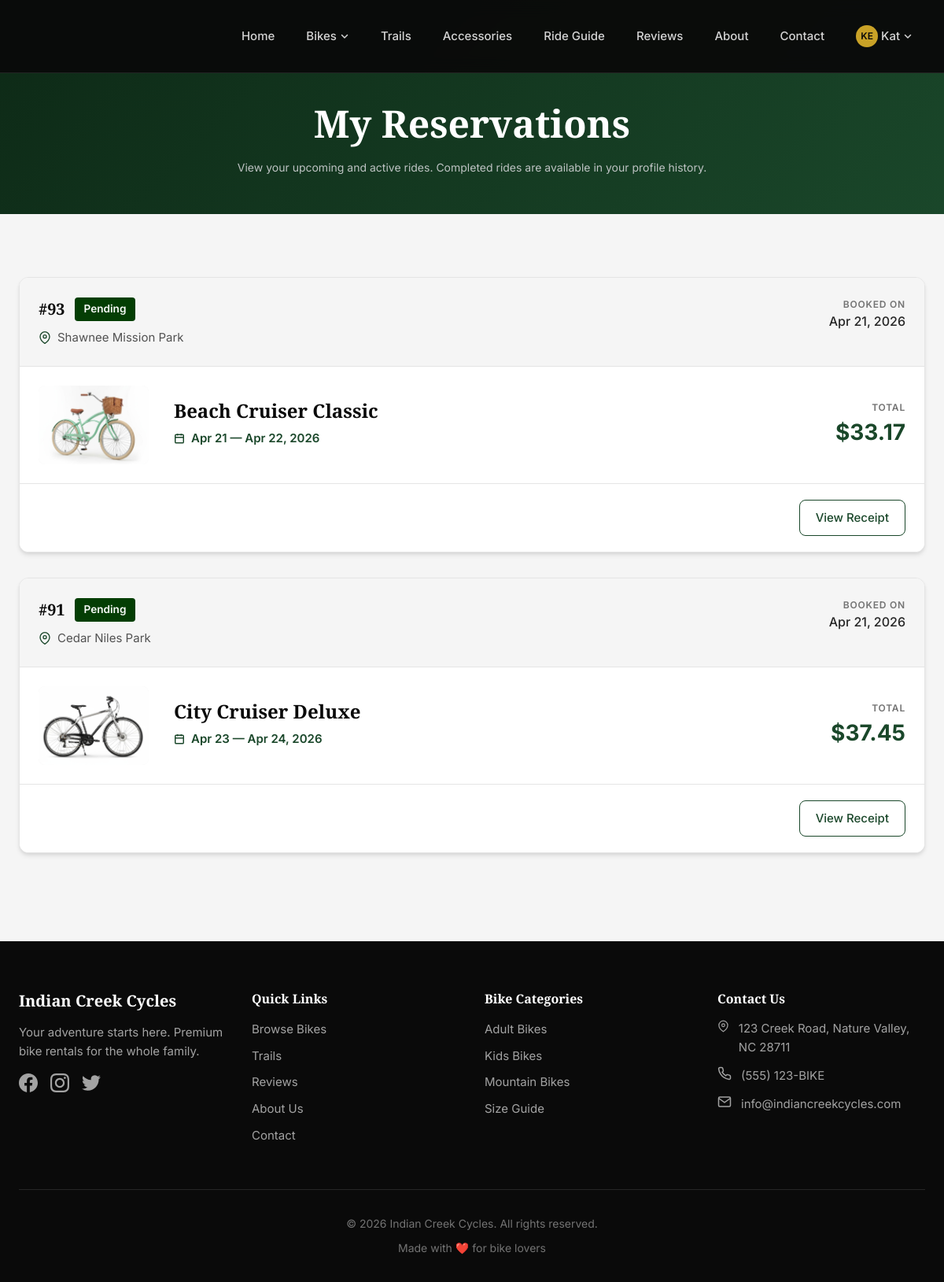
Page /reservations/my-reservations/ (signed in) on the earlier database version.
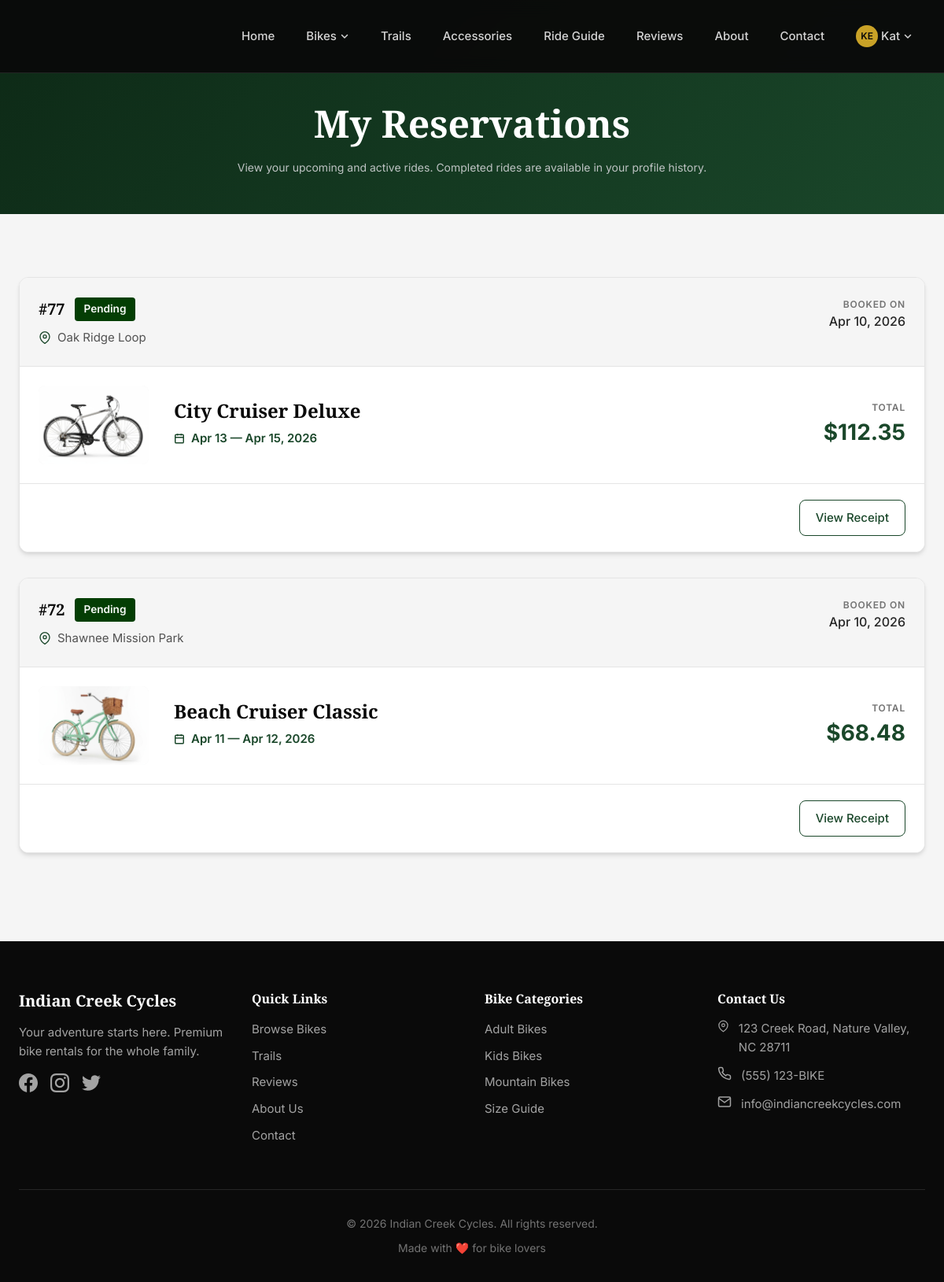
Same page on the later database version.
### reservations/models.py (models this page shows, shortened)
class Reservation(models.Model):
    STATUS_CHOICES = [
        ('pending', 'Pending'),
        ('confirmed', 'Confirmed'),
        ('paid', 'Paid'),
        ('active', 'Active'),
        ('completed', 'Completed'),
        ('cancelled', 'Cancelled'),
    ]
    RENTAL_TYPES = [
        ('hourly', 'Hourly'),
        ('daily', 'Daily'),
        ('weekly', 'Weekly'),
    ]
    user = models.ForeignKey(settings.AUTH_USER_MODEL, on_delete=models.CASCADE, related_name='reservations')
    bike = models.ForeignKey(Bike, on_delete=models.CASCADE, related_name='reservations')
    pickup_location = models.ForeignKey(Location, on_delete=models.SET_NULL, null=True, blank=True, related_name='reservations')
    qr_code = models.ImageField(upload_to='qr_codes/', blank=True, null=True)
    unlock_code = models.CharField(max_length=10, blank=True)
    rental_type = models.CharField(max_length=20, choices=RENTAL_TYPES, default='daily')
    rental_date = models.DateField()
    return_date = models.DateField()
    rental_duration = models.PositiveIntegerField(default=1, help_text="Duration in hours or days")
    status = models.CharField(max_length=20, choices=STATUS_CHOICES, default='pending')
    bike_price = models.DecimalField(max_digits=10, decimal_places=2, default=0)
    accessories_price = models.DecimalField(max_digits=10, decimal_places=2, default=0)
    subtotal = models.DecimalField(max_digits=10, decimal_places=2, default=0)
    tax_amount = models.DecimalField(max_digits=10, decimal_places=2, default=0)
    total_price = models.DecimalField(max_digits=10, decimal_places=2, default=0)
    waiver_signed = models.BooleanField(default=False)
    waiver_signed_at = models.DateTimeField(null=True, blank=True)
    created_at = models.DateTimeField(auto_now_add=True)
    updated_at = models.DateTimeField(auto_now=True)
    special_requests = models.TextField(blank=True, null=True)
    class Meta:
        ordering = ['-created_at']
    special_requests = models.TextField(blank=True, null=True, help_text="Customer requests from checkout.")
    admin_notes = models.TextField(blank=True, null=True, help_text="Internal notes for logistics/maintenance staff.")

### locations/models.py (models this page shows, shortened)
class Location(models.Model):
    name = models.CharField(max_length=100)
    station_number = models.IntegerField(default=0)
    address = models.CharField(max_length=255)
    zip_code = models.CharField(max_length=10, blank=True)
    latitude = models.DecimalField(max_digits=9, decimal_places=6)
    longitude = models.DecimalField(max_digits=9, decimal_places=6)
    is_active = models.BooleanField(default=True)
    total_slots = models.PositiveIntegerField(default=10)
    @property
    def free_slots(self):
        """Empty docks available for incoming returns."""
        slots = self.total_slots - self.current_bike_count
        return max(0, slots)
    free_slots.fget.short_description = "Available Slots"

### bikes/models.py (models this page shows, shortened)
class Bike(models.Model):
    BIKE_TYPES = [
        ('adult', 'Adult Bike'),
        ('kids', 'Kids Bike'),
        ('mountain', 'Mountain Bike'),
        ('tandem', 'Tandem Bike'),
    ]
    STATUS_CHOICES = [
        ('maintenance', 'At Dock'),
        ('in_use', 'On Trail'),
        ('available', 'In Shop')
    ]
    name = models.CharField(max_length=200)
    slug = models.SlugField(unique=True)
    serial_number = models.CharField(
        max_length=50,
        unique=True,
        null=True,
        blank=True,
        help_text="Unique ID for this physical unit (e.g., ICC-101)"
    )
    category = models.ForeignKey(
        BikeCategory,
        on_delete=models.CASCADE,
        related_name='bikes'
    )
    bike_type = models.CharField(max_length=20, choices=BIKE_TYPES)
    size = models.ForeignKey(
        BikeSize,
        on_delete=models.SET_NULL,
        null=True,
        blank=True,
        related_name='bikes'
    )
    description = models.TextField()
    features = models.TextField(help_text="List key features, one per line")
    price_per_day = models.DecimalField(max_digits=8, decimal_places=2)
    price_per_hour = models.DecimalField(max_digits=8, decimal_places=2, null=True, blank=True)
    image = models.ImageField(upload_to='bikes/', blank=True, null=True)
    is_available = models.BooleanField(default=True)
    is_maintenance = models.BooleanField(default=False, help_text="Bike is under maintenance")
    maintenance_note = models.TextField(blank=True, help_text="Reason for maintenance")
    location = models.ForeignKey(
        'locations.Location',
        on_delete=models.SET_NULL,
        null=True,
        blank=True,
        related_name='bikes'
    )
    status = models.CharField(
        max_length=20,
        choices=STATUS_CHOICES,
        default='available'
    )
    created_at = models.DateTimeField(auto_now_add=True)
    updated_at = models.DateTimeField(auto_now=True)
    class Meta:
        ordering = ['category', 'name']

### reservations/views.py (the view)
# urls.py: path('my-reservations/', views.my_reservations, name='my_reservations'),
@login_required
def my_reservations(request):
    reservations = Reservation.objects.filter(
        user=request.user,
        status__in=['pending', 'confirmed', 'active']
    ).select_related('bike').order_by('-created_at')
    context = {
        'reservations': reservations,
    }
    return render(request, 'reservations/my_reservations.html', context)

### accounts/models.py (called while the page is built)
    def get_initials(self):
        if self.first_name and self.last_name:
            return f"{self.first_name[0]}{self.last_name[0]}".upper()
        return self.username[:2].upper()

### templates/reservations/my_reservations.html (shortened to what this page needs)
{% extends 'base.html' %}
{% block content %}
<section class="reservation-header">
    <div class="container">
        <h1 class="page-title">My Reservations</h1>
        <p class="section-subtitle">
        View your upcoming and active rides. Completed rides are available in your profile history.
    </p>
    </div>
</section>
<section class="reservation-list-section">
    <div class="container">
        {% if reservations %}
        <div class="reservations-container">
            {% for reservation in reservations %}
            <div class="reservation-card">
                <div class="res-card-header">
                    <div class="res-id-group">
                        <div class="res-id-row">
                            <span class="res-number">#{{ reservation.id }}</span>
                            <span class="status-badge {% if reservation.status == 'confirmed' %}status-confirmed{% elif reservation.status == 'active' %}status-active{% endif %}">
                                {{ reservation.get_status_display }}
                            </span>
                        </div>
                        <p class="res-location">
                            <svg width="16" height="16" viewBox="0 0 24 24" fill="none" stroke="currentColor" stroke-width="2" class="icon-primary">
                                <path d="M21 10c0 7-9 13-9 13s-9-6-9-13a9 9 0 0118 0z"/><circle cx="12" cy="10" r="3"/>
                            </svg>
                            {{ reservation.pickup_location.name|default:"Location TBD" }}
                        </p>
                    </div>
                    <div class="res-date-booked">
                        <span class="label-tiny">Booked On</span>
                        <span class="date-value">{{ reservation.created_at|date:"M d, Y" }}</span>
                    </div>
                </div>
                <div class="res-card-body">
                    <div class="res-bike-img">
                        {% if reservation.bike.image %}
                        <img src="{{ reservation.bike.image.url }}" alt="{{ reservation.bike.name }}">
                        {% else %}
                        <div class="img-placeholder">
                            <svg width="32" height="32" viewBox="0 0 24 24" fill="none" stroke="currentColor" stroke-width="1.5"><circle cx="5.5" cy="17.5" r="3.5"/><circle cx="18.5" cy="17.5" r="3.5"/><path d="M15 6a1 1 0 100-2 1 1 0 000 2zm-3 11.5V14l-3-3 4-3 2 3h2"/></svg>
                        </div>
                        {% endif %}
                    </div>
                    <div class="res-bike-info">
                        <h4 class="res-bike-name">{{ reservation.bike.name }}</h4>
                        <div class="res-rental-dates">
                            <svg width="14" height="14" viewBox="0 0 24 24" fill="none" stroke="currentColor" stroke-width="2.5" class="icon-inline">
                                <rect x="3" y="4" width="18" height="18" rx="2" ry="2"></rect><line x1="16" y1="2" x2="16" y2="6"></line><line x1="8" y1="2" x2="8" y2="6"></line><line x1="3" y1="10" x2="21" y2="10"></line>
                            </svg>
                            {{ reservation.rental_date|date:"M d" }} — {{ reservation.return_date|date:"M d, Y" }}
                        </div>
                    </div>
                    <div class="res-total-group">
                        <span class="label-tiny">Total</span>
                        <span class="res-price-total">${{ reservation.total_price }}</span>
                    </div>
                </div>
                <div class="res-card-footer">
                    <div class="footer-actions">
                        <a href="{% url 'reservation_detail' pk=reservation.id %}" class="btn btn-outline">
                            View Receipt
                        </a>
                    </div>
                </div>
            </div>
            {% endfor %}
        </div>
        {% endif %}
    </div>
</section>
{% endblock %}

Differences in the rows shown:
removed Reservation: id "93", status "Pending", pickup_location.name "Shawnee Mission Park", created_at "Apr 21, 2026", bike.image (picture), bike.name "Beach Cruiser Classic", rental_date "Apr 21", return_date "Apr 22, 2026", total_price "33.17"
removed Reservation: id "91", status "Pending", pickup_location.name "Cedar Niles Park", created_at "Apr 21, 2026", bike.image (picture), bike.name "City Cruiser Deluxe", rental_date "Apr 23", return_date "Apr 24, 2026", total_price "37.45"
added Reservation: id "77", status "Pending", pickup_location.name "Oak Ridge Loop", created_at "Apr 10, 2026", bike.image (picture), bike.name "City Cruiser Deluxe", rental_date "Apr 13", return_date "Apr 15, 2026", total_price "112.35"
added Reservation: id "72", status "Pending", pickup_location.name "Shawnee Mission Park", created_at "Apr 10, 2026", bike.image (picture), bike.name "Beach Cruiser Classic", rental_date "Apr 11", return_date "Apr 12, 2026", total_price "68.48"
